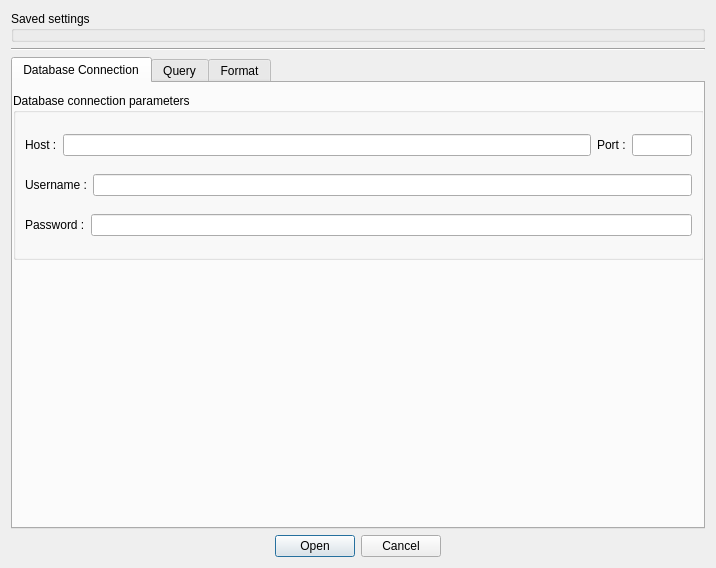
<?xml version="1.0" encoding="UTF-8"?>
<!-- @file -->
<!-- @copyright (C) Picviz Labs 2011-March 2015 -->
<!-- @copyright (C) ESI Group INENDI April 2015-2015 -->
<ui version="4.0">
 <class>ArcsightParams</class>
 <widget class="QDialog" name="ArcsightParams">
  <property name="geometry">
   <rect>
    <x>0</x>
    <y>0</y>
    <width>716</width>
    <height>568</height>
   </rect>
  </property>
  <property name="windowTitle">
   <string>Import from Arcsight...</string>
  </property>
  <layout class="QVBoxLayout" name="verticalLayout">
   <item>
    <widget class="QGroupBox" name="groupBox">
     <property name="title">
      <string>Saved settings</string>
     </property>
    </widget>
   </item>
   <item>
    <widget class="Line" name="line">
     <property name="orientation">
      <enum>Qt::Horizontal</enum>
     </property>
    </widget>
   </item>
   <item>
    <widget class="QTabWidget" name="tabWidget">
     <property name="currentIndex">
      <number>0</number>
     </property>
     <widget class="QWidget" name="tab">
      <attribute name="title">
       <string>Database Connection</string>
      </attribute>
      <widget class="QGroupBox" name="groupBox_2">
       <property name="geometry">
        <rect>
         <x>0</x>
         <y>10</y>
         <width>691</width>
         <height>167</height>
        </rect>
       </property>
       <property name="sizePolicy">
        <sizepolicy hsizetype="Minimum" vsizetype="Maximum">
         <horstretch>0</horstretch>
         <verstretch>0</verstretch>
        </sizepolicy>
       </property>
       <property name="title">
        <string>Database connection parameters</string>
       </property>
       <property name="flat">
        <bool>false</bool>
       </property>
       <property name="checkable">
        <bool>false</bool>
       </property>
       <layout class="QVBoxLayout" name="verticalLayout_2">
        <item>
         <layout class="QHBoxLayout" name="_layout_host">
          <item>
           <widget class="QLabel" name="label_2">
            <property name="sizePolicy">
             <sizepolicy hsizetype="Maximum" vsizetype="Maximum">
              <horstretch>0</horstretch>
              <verstretch>0</verstretch>
             </sizepolicy>
            </property>
            <property name="text">
             <string>Host :</string>
            </property>
           </widget>
          </item>
          <item>
           <widget class="QLineEdit" name="_txt_host"/>
          </item>
          <item>
           <widget class="QLabel" name="label_3">
            <property name="sizePolicy">
             <sizepolicy hsizetype="Maximum" vsizetype="Maximum">
              <horstretch>0</horstretch>
              <verstretch>0</verstretch>
             </sizepolicy>
            </property>
            <property name="text">
             <string>Port :</string>
            </property>
           </widget>
          </item>
          <item>
           <widget class="QLineEdit" name="_txt_port">
            <property name="sizePolicy">
             <sizepolicy hsizetype="Maximum" vsizetype="Fixed">
              <horstretch>0</horstretch>
              <verstretch>0</verstretch>
             </sizepolicy>
            </property>
            <property name="maximumSize">
             <size>
              <width>60</width>
              <height>16777215</height>
             </size>
            </property>
           </widget>
          </item>
         </layout>
        </item>
        <item>
         <layout class="QHBoxLayout" name="_layout_username">
          <item>
           <widget class="QLabel" name="label_4">
            <property name="sizePolicy">
             <sizepolicy hsizetype="Maximum" vsizetype="Maximum">
              <horstretch>0</horstretch>
              <verstretch>0</verstretch>
             </sizepolicy>
            </property>
            <property name="text">
             <string>Username :</string>
            </property>
           </widget>
          </item>
          <item>
           <widget class="QLineEdit" name="_txt_user"/>
          </item>
         </layout>
        </item>
        <item>
         <layout class="QHBoxLayout" name="_layout_password">
          <item>
           <widget class="QLabel" name="label_5">
            <property name="sizePolicy">
             <sizepolicy hsizetype="Maximum" vsizetype="Maximum">
              <horstretch>0</horstretch>
              <verstretch>0</verstretch>
             </sizepolicy>
            </property>
            <property name="text">
             <string>Password :</string>
            </property>
           </widget>
          </item>
          <item>
           <widget class="QLineEdit" name="_txt_pwd">
            <property name="echoMode">
             <enum>QLineEdit::Password</enum>
            </property>
            <property name="placeholderText">
             <string notr="true"/>
            </property>
           </widget>
          </item>
         </layout>
        </item>
       </layout>
      </widget>
     </widget>
     <widget class="QWidget" name="tab_2">
      <attribute name="title">
       <string>Query</string>
      </attribute>
      <layout class="QVBoxLayout" name="verticalLayout_5">
       <item>
        <widget class="QGroupBox" name="groupBox_3">
         <property name="title">
          <string>Query</string>
         </property>
         <layout class="QVBoxLayout" name="verticalLayout_3">
          <item>
           <widget class="QPlainTextEdit" name="_txt_query"/>
          </item>
          <item>
           <layout class="QVBoxLayout" name="verticalLayout_6"/>
          </item>
          <item>
           <layout class="QHBoxLayout" name="horizontalLayout_7">
            <item>
             <spacer name="horizontalSpacer_2">
              <property name="orientation">
               <enum>Qt::Horizontal</enum>
              </property>
              <property name="sizeHint" stdset="0">
               <size>
                <width>40</width>
                <height>20</height>
               </size>
              </property>
             </spacer>
            </item>
            <item>
             <widget class="QLabel" name="label_8">
              <property name="sizePolicy">
               <sizepolicy hsizetype="Maximum" vsizetype="Maximum">
                <horstretch>0</horstretch>
                <verstretch>0</verstretch>
               </sizepolicy>
              </property>
              <property name="text">
               <string>View the results of this query with </string>
              </property>
             </widget>
            </item>
            <item>
             <widget class="QLineEdit" name="_txt_nrows">
              <property name="sizePolicy">
               <sizepolicy hsizetype="Maximum" vsizetype="Maximum">
                <horstretch>0</horstretch>
                <verstretch>0</verstretch>
               </sizepolicy>
              </property>
             </widget>
            </item>
            <item>
             <widget class="QLabel" name="label_7">
              <property name="sizePolicy">
               <sizepolicy hsizetype="Maximum" vsizetype="Maximum">
                <horstretch>0</horstretch>
                <verstretch>0</verstretch>
               </sizepolicy>
              </property>
              <property name="text">
               <string>rows</string>
              </property>
             </widget>
            </item>
            <item>
             <widget class="QPushButton" name="_btn_query_preview">
              <property name="sizePolicy">
               <sizepolicy hsizetype="Maximum" vsizetype="Maximum">
                <horstretch>0</horstretch>
                <verstretch>0</verstretch>
               </sizepolicy>
              </property>
              <property name="text">
               <string>Preview</string>
              </property>
             </widget>
            </item>
            <item>
             <spacer name="horizontalSpacer">
              <property name="orientation">
               <enum>Qt::Horizontal</enum>
              </property>
              <property name="sizeHint" stdset="0">
               <size>
                <width>40</width>
                <height>20</height>
               </size>
              </property>
             </spacer>
            </item>
           </layout>
          </item>
         </layout>
        </widget>
       </item>
      </layout>
     </widget>
     <widget class="QWidget" name="tab_3">
      <attribute name="title">
       <string>Format</string>
      </attribute>
      <widget class="QGroupBox" name="groupBox_4">
       <property name="geometry">
        <rect>
         <x>0</x>
         <y>0</y>
         <width>698</width>
         <height>346</height>
        </rect>
       </property>
       <property name="title">
        <string>Formats</string>
       </property>
       <layout class="QVBoxLayout" name="verticalLayout_4">
        <item>
         <layout class="QHBoxLayout" name="horizontalLayout_8">
          <item>
           <widget class="QRadioButton" name="_radio_use_existing">
            <property name="sizePolicy">
             <sizepolicy hsizetype="Maximum" vsizetype="Maximum">
              <horstretch>0</horstretch>
              <verstretch>0</verstretch>
             </sizepolicy>
            </property>
            <property name="text">
             <string>Use an existing Arcsight format :</string>
            </property>
            <property name="checked">
             <bool>true</bool>
            </property>
           </widget>
          </item>
          <item>
           <widget class="QComboBox" name="_combo_formats"/>
          </item>
          <item>
           <widget class="QPushButton" name="_btn_edit_existing">
            <property name="sizePolicy">
             <sizepolicy hsizetype="Maximum" vsizetype="Maximum">
              <horstretch>0</horstretch>
              <verstretch>0</verstretch>
             </sizepolicy>
            </property>
            <property name="text">
             <string>Edit...</string>
            </property>
           </widget>
          </item>
         </layout>
        </item>
        <item>
         <layout class="QHBoxLayout" name="horizontalLayout_10">
          <item>
           <widget class="QRadioButton" name="_radio_new_format">
            <property name="text">
             <string>Use a format based on this query using these fields :</string>
            </property>
           </widget>
          </item>
          <item>
           <widget class="QPushButton" name="_btn_update_fields">
            <property name="sizePolicy">
             <sizepolicy hsizetype="Maximum" vsizetype="Maximum">
              <horstretch>0</horstretch>
              <verstretch>0</verstretch>
             </sizepolicy>
            </property>
            <property name="text">
             <string>Update fields</string>
            </property>
           </widget>
          </item>
          <item>
           <widget class="QPushButton" name="_btn_edit_new">
            <property name="sizePolicy">
             <sizepolicy hsizetype="Maximum" vsizetype="Fixed">
              <horstretch>0</horstretch>
              <verstretch>0</verstretch>
             </sizepolicy>
            </property>
            <property name="text">
             <string>Edit...</string>
            </property>
           </widget>
          </item>
         </layout>
        </item>
        <item>
         <widget class="QListWidget" name="_list_fields"/>
        </item>
        <item>
         <layout class="QHBoxLayout" name="horizontalLayout_9">
          <item>
           <spacer name="horizontalSpacer_3">
            <property name="orientation">
             <enum>Qt::Horizontal</enum>
            </property>
            <property name="sizeHint" stdset="0">
             <size>
              <width>40</width>
              <height>20</height>
             </size>
            </property>
           </spacer>
          </item>
          <item>
           <widget class="QPushButton" name="_btn_saveas">
            <property name="text">
             <string>Save as...</string>
            </property>
           </widget>
          </item>
         </layout>
        </item>
       </layout>
      </widget>
     </widget>
    </widget>
   </item>
   <item>
    <widget class="QDialogButtonBox" name="buttonBox">
     <property name="orientation">
      <enum>Qt::Horizontal</enum>
     </property>
     <property name="standardButtons">
      <set>QDialogButtonBox::Cancel|QDialogButtonBox::Open</set>
     </property>
     <property name="centerButtons">
      <bool>true</bool>
     </property>
    </widget>
   </item>
  </layout>
 </widget>
 <resources/>
 <connections>
  <connection>
   <sender>buttonBox</sender>
   <signal>accepted()</signal>
   <receiver>ArcsightParams</receiver>
   <slot>accept()</slot>
   <hints>
    <hint type="sourcelabel">
     <x>248</x>
     <y>254</y>
    </hint>
    <hint type="destinationlabel">
     <x>157</x>
     <y>274</y>
    </hint>
   </hints>
  </connection>
  <connection>
   <sender>buttonBox</sender>
   <signal>rejected()</signal>
   <receiver>ArcsightParams</receiver>
   <slot>reject()</slot>
   <hints>
    <hint type="sourcelabel">
     <x>316</x>
     <y>260</y>
    </hint>
    <hint type="destinationlabel">
     <x>286</x>
     <y>274</y>
    </hint>
   </hints>
  </connection>
 </connections>
</ui>
